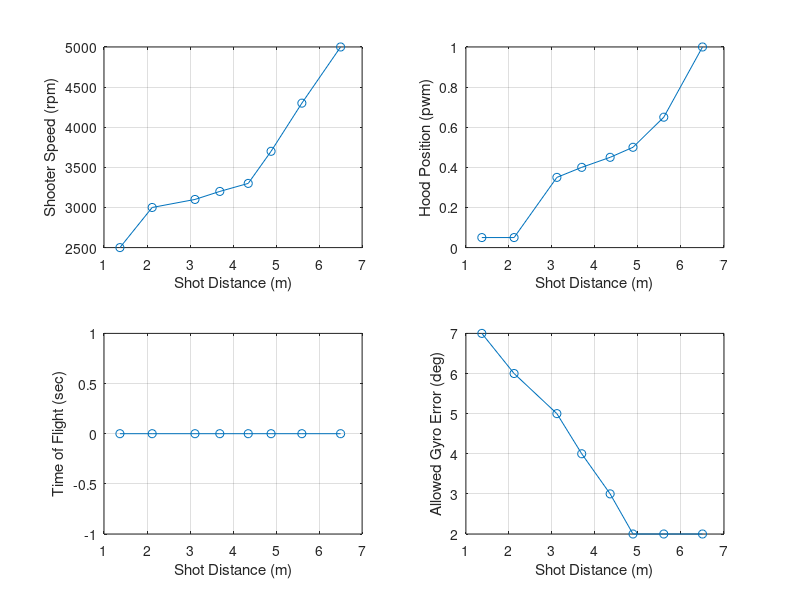

Here is the MATLAB script that generated this plot:
%% Output Overrides
TEST_Output_Override_Flag = 0;
TEST_Transfer_Motor_DC_OV = 0;
TEST_Feeder_Motor_DC_OV = 0;
TEST_Shooter_Motor_DC_Left_OV = 0;
TEST_Shooter_Motor_DC_Center_OV = 0;
TEST_Shooter_Motor_DC_Right_OV = 0;
TEST_Desired_Hood_Enable_OV = 0;
TEST_Desired_Hood_Pos_OV = 0.05;

%% Field Element Position Data
Field_BlueAllianceZoneX = 182.11*0.0254;            % Meters
Field_RedAllianceZoneX = (651.22-182.11)*0.0254;    % Meters
Field_Blue_Hub_X = 182.11*0.0254;             % Meters
Field_Blue_Hub_Y = 158.84*0.0254;             % Meters
Field_Red_Hub_X =  (651.22-182.11)*0.0254;    % Meters
Field_Red_Hub_Y =  158.84*0.0254;             % Meters

%% Shooting Control Data
% Targets
Rebuilt_Transfer_Minimum_Factor = 0.8;
Rebuilt_Target_Transfer_Speed = 4000;   % rpm
Rebuilt_Target_Feeder_Speed = Rebuilt_Target_Transfer_Speed*0.84;  % rpm
% (the 0.84 factor sets feeder belt linear speed to match transfer wheel surface linear speed)
% Assumes 4 inch diameter transfer wheels and 24 tooth pulleys driving the belts

% Condition Checks
Rebuilt_Shoot_Robot_Velocity_Max = 1;   % meter/second
Rebuilt_Shoot_Motor_Max_Error = 100;    % rpm
Rebuilt_Shoot_Hood_Pos_Max_Error = 0.03;    % pwm position

% Iteration error target threshold
Rebuilt_Shoot_Target_Error_Thresh = 0.1;    % Meters

Rebuilt_Desired_Gyro_Shoot_Offset_deg = 2;  % Degrees

% Distance (m)
Rebuilt_Shoot_Dist_0 = 1.370;
Rebuilt_Shoot_Dist_1 = 2.120;
Rebuilt_Shoot_Dist_2 = 3.115;
Rebuilt_Shoot_Dist_3 = 3.692;
Rebuilt_Shoot_Dist_4 = 4.353;
Rebuilt_Shoot_Dist_5 = 4.884;
Rebuilt_Shoot_Dist_6 = 5.6;
Rebuilt_Shoot_Dist_7 = 6.5;

% Desired_Shooter_Motor_Speed (rpm)
Rebuilt_Shoot_Shooter_Spd_0 = 2500;
Rebuilt_Shoot_Shooter_Spd_1 = 3000;
Rebuilt_Shoot_Shooter_Spd_2 = 3100;
Rebuilt_Shoot_Shooter_Spd_3 = 3200;
Rebuilt_Shoot_Shooter_Spd_4 = 3300;
Rebuilt_Shoot_Shooter_Spd_5 = 3700;
Rebuilt_Shoot_Shooter_Spd_6 = 4300;
Rebuilt_Shoot_Shooter_Spd_7 = 5000;

% Desired Hood Position (pwm)
Rebuilt_Shoot_Hood_Pos_0 = 0.05;
Rebuilt_Shoot_Hood_Pos_1 = 0.05;
Rebuilt_Shoot_Hood_Pos_2 = 0.35;
Rebuilt_Shoot_Hood_Pos_3 = 0.4;
Rebuilt_Shoot_Hood_Pos_4 = 0.45;
Rebuilt_Shoot_Hood_Pos_5 = 0.5;
Rebuilt_Shoot_Hood_Pos_6 = 0.65;
Rebuilt_Shoot_Hood_Pos_7 = 1.0;

% Time of Flight (sec)
Rebuilt_Shoot_TOF_0 = 0;
Rebuilt_Shoot_TOF_1 = 0;
Rebuilt_Shoot_TOF_2 = 0;
Rebuilt_Shoot_TOF_3 = 0;
Rebuilt_Shoot_TOF_4 = 0;
Rebuilt_Shoot_TOF_5 = 0;
Rebuilt_Shoot_TOF_6 = 0;
Rebuilt_Shoot_TOF_7 = 0;

% Allowed Gyro Error (degrees ... convert to radians in model)
Rebuilt_Shoot_Gyro_Err_0 = 7;
Rebuilt_Shoot_Gyro_Err_1 = 6;
Rebuilt_Shoot_Gyro_Err_2 = 5;
Rebuilt_Shoot_Gyro_Err_3 = 4;
Rebuilt_Shoot_Gyro_Err_4 = 3;
Rebuilt_Shoot_Gyro_Err_5 = 2;
Rebuilt_Shoot_Gyro_Err_6 = 2;
Rebuilt_Shoot_Gyro_Err_7 = 2;

% PLOT TABLES
    plot_dist     = [Rebuilt_Shoot_Dist_0 Rebuilt_Shoot_Dist_1 Rebuilt_Shoot_Dist_2 Rebuilt_Shoot_Dist_3 Rebuilt_Shoot_Dist_4 Rebuilt_Shoot_Dist_5 Rebuilt_Shoot_Dist_6 Rebuilt_Shoot_Dist_7];
    plot_shooter  = [Rebuilt_Shoot_Shooter_Spd_0 Rebuilt_Shoot_Shooter_Spd_1 Rebuilt_Shoot_Shooter_Spd_2 Rebuilt_Shoot_Shooter_Spd_3 Rebuilt_Shoot_Shooter_Spd_4 Rebuilt_Shoot_Shooter_Spd_5 Rebuilt_Shoot_Shooter_Spd_6 Rebuilt_Shoot_Shooter_Spd_7];
    plot_hood     = [Rebuilt_Shoot_Hood_Pos_0 Rebuilt_Shoot_Hood_Pos_1 Rebuilt_Shoot_Hood_Pos_2 Rebuilt_Shoot_Hood_Pos_3 Rebuilt_Shoot_Hood_Pos_4 Rebuilt_Shoot_Hood_Pos_5 Rebuilt_Shoot_Hood_Pos_6 Rebuilt_Shoot_Hood_Pos_7];
    plot_tof      = [Rebuilt_Shoot_TOF_0 Rebuilt_Shoot_TOF_1 Rebuilt_Shoot_TOF_2 Rebuilt_Shoot_TOF_3 Rebuilt_Shoot_TOF_4 Rebuilt_Shoot_TOF_5 Rebuilt_Shoot_TOF_6 Rebuilt_Shoot_TOF_7];
    plot_gyro_err = [Rebuilt_Shoot_Gyro_Err_0 Rebuilt_Shoot_Gyro_Err_1 Rebuilt_Shoot_Gyro_Err_2 Rebuilt_Shoot_Gyro_Err_3 Rebuilt_Shoot_Gyro_Err_4 Rebuilt_Shoot_Gyro_Err_5 Rebuilt_Shoot_Gyro_Err_6 Rebuilt_Shoot_Gyro_Err_7];
    
    figure(1)
    subplot(2,2,1)
    plot(plot_dist,plot_shooter,'-o')
    xlabel('Shot Distance (m)')
    ylabel('Shooter Speed (rpm)')
    grid on
    
    subplot(2,2,2)
    plot(plot_dist,plot_hood,'-o')
    xlabel('Shot Distance (m)')
    ylabel('Hood Position (pwm)')
    grid on
    
    subplot(2,2,3)
    plot(plot_dist,plot_tof,'-o')
    xlabel('Shot Distance (m)')
    ylabel('Time of Flight (sec)')
    grid on
    
    subplot(2,2,4)
    plot(plot_dist,plot_gyro_err,'-o')
    xlabel('Shot Distance (m)')
    ylabel('Allowed Gyro Error (deg)')
    grid on
    
    % need to clear from workspace so not included in code generation
    clear plot_dist plot_shooter plot_hood plot_tof plot_gyro_err

% Control Parameters to Calculate Duty Cycle
Rebuilt_Feeder_Motor_Gain_FF = 1/7854;

Rebuilt_Transfer_Motor_Gain_FF = 1/7854;
Rebuilt_Transfer_Motor_Gain_P = 0.0001;
Rebuilt_Transfer_Motor_Gain_I = 0.001*0.02;
Rebuilt_Transfer_Error_Integral_Enable = 300;

Rebuilt_Shooter_Motor_Gain_FF = 1/6048;
Rebuilt_Shooter_Motor_Gain_P = 0.0005;
Rebuilt_Shooter_Motor_Gain_I = 0.001*0.02;
Rebuilt_Shooter_Error_Integral_Enable = 300;

% Hood Position Servo Properties
Rebuilt_Hood_Servo_Pos_Min = 0.05;
Rebuilt_Hood_Servo_Pos_Max = 1;
Rebuilt_Hood_Servo_Rate_Limit_Inc = 32/50*0.02;   % no load 32 mm/sec, total stroke 50 mm
Rebuilt_Hood_Servo_Rate_Limit_Dec = -Rebuilt_Hood_Servo_Rate_Limit_Inc;
